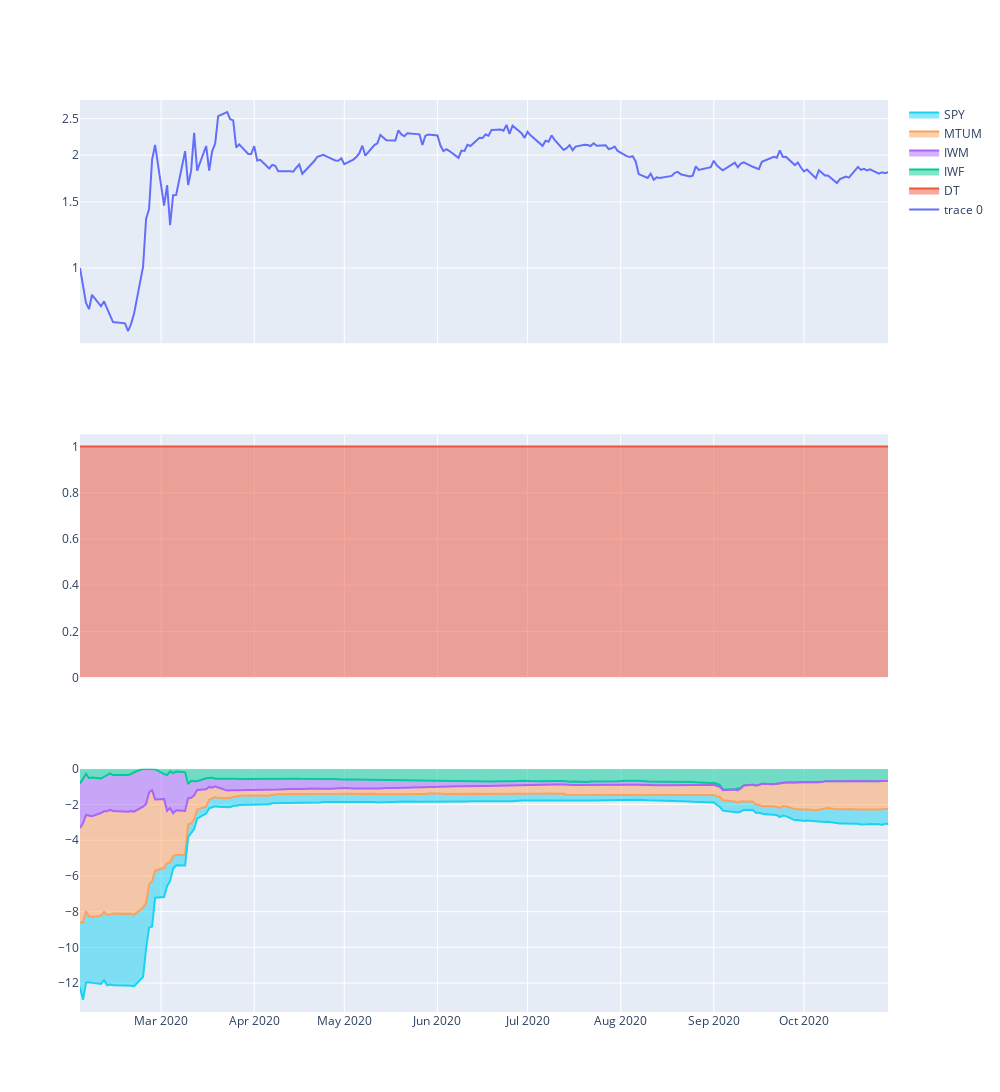

Notebook code for this chart:
### Code cell
from plotly.subplots import make_subplots
import plotly.graph_objects as go

fig = make_subplots(rows=3, cols=1, shared_xaxes=True)

cum_returns = (r.returns_history+1).cumprod()
fig.add_trace(go.Scatter(x=cum_returns.index, y=cum_returns), row=1, col=1)
fig.update_yaxes(type="log", row=1, col=1)


long_allocations = r.allocation_history[[c for c in r.allocation_history.columns if c in LONG_CANDIDATES]]
for (k, v) in long_allocations.items():
    fig.add_trace(go.Scatter(x=r.allocation_history.index, y=v, name=k, stackgroup='one'), row=2, col=1)
    
short_allocations = r.allocation_history[[c for c in r.allocation_history.columns if c in SHORT_CANDIDATES]]
for (k, v) in short_allocations.items():
    fig.add_trace(go.Scatter(x=r.allocation_history.index, y=v, name=k, stackgroup='one'), row=3, col=1)

fig.update_layout(
    autosize=False,
    width=1000,
    height=1200,)
fig.show()

### Figure 1 — Plotly figure (JSON) as saved in the notebook; plotly's stock layout.template omitted (floating-point values rounded to 4 significant figures; data arrays with more than 128 entries replaced by an {"elided": "..."} marker saying what was removed)
{"data": [{"type": "scatter", "x": {"elided": "189 str values"}, "xaxis": "x", "y": {"elided": "189 float values"}, "yaxis": "y"}, {"name": "DT", "stackgroup": "one", "type": "scatter", "x": {"elided": "189 str values"}, "xaxis": "x2", "y": {"elided": "189 int values"}, "yaxis": "y2"}, {"name": "IWF", "stackgroup": "one", "type": "scatter", "x": {"elided": "189 str values"}, "xaxis": "x3", "y": {"elided": "189 float values"}, "yaxis": "y3"}, {"name": "IWM", "stackgroup": "one", "type": "scatter", "x": {"elided": "189 str values"}, "xaxis": "x3", "y": {"elided": "189 float values"}, "yaxis": "y3"}, {"name": "MTUM", "stackgroup": "one", "type": "scatter", "x": {"elided": "189 str values"}, "xaxis": "x3", "y": {"elided": "189 float values"}, "yaxis": "y3"}, {"name": "SPY", "stackgroup": "one", "type": "scatter", "x": {"elided": "189 str values"}, "xaxis": "x3", "y": {"elided": "189 float values"}, "yaxis": "y3"}], "layout": {"autosize": false, "height": 1200, "width": 1000, "xaxis": {"anchor": "y", "domain": [0, 1], "matches": "x3", "showticklabels": false}, "xaxis2": {"anchor": "y2", "domain": [0, 1], "matches": "x3", "showticklabels": false}, "xaxis3": {"anchor": "y3", "domain": [0, 1]}, "yaxis": {"anchor": "x", "domain": [0.7333, 1], "type": "log"}, "yaxis2": {"anchor": "x2", "domain": [0.3667, 0.6333]}, "yaxis3": {"anchor": "x3", "domain": [0, 0.2667]}}}
